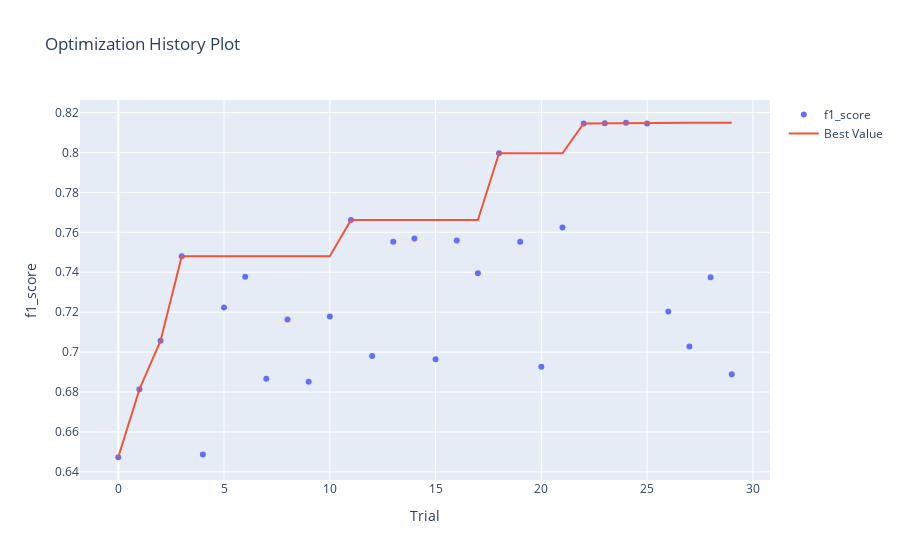

Source (notebook cell):
### Markdown cell above
График истории оптимизации - отображает количество испытаний на оси Х и метрику на оси Y.

Следует использовать эту диаграмму, чтобы проверить, идет ли оптимизация гиперпараметров в правильном направлении или нет.

### Code cell
optuna.visualization.plot_optimization_history(study, target_name="f1_score")

### Figure 1 — Plotly figure (JSON) as saved in the notebook; plotly's stock layout.template omitted (floating-point values rounded to 4 significant figures)
{"data": [{"mode": "markers", "name": "f1_score", "type": "scatter", "x": [0, 1, 2, 3, 4, 5, 6, 7, 8, 9, 10, 11, 12, 13, 14, 15, 16, 17, 18, 19, 20, 21, 22, 23, 24, 25, 26, 27, 28, 29], "y": [0.6473, 0.6813, 0.7057, 0.748, 0.6486, 0.7223, 0.7378, 0.6866, 0.7163, 0.6851, 0.7178, 0.7661, 0.6981, 0.7553, 0.7569, 0.6964, 0.7559, 0.7395, 0.7996, 0.7553, 0.6926, 0.7624, 0.8146, 0.8147, 0.8149, 0.8145, 0.7203, 0.7027, 0.7374, 0.6889]}, {"mode": "lines", "name": "Best Value", "type": "scatter", "x": [0, 1, 2, 3, 4, 5, 6, 7, 8, 9, 10, 11, 12, 13, 14, 15, 16, 17, 18, 19, 20, 21, 22, 23, 24, 25, 26, 27, 28, 29], "y": [0.6473, 0.6813, 0.7057, 0.748, 0.748, 0.748, 0.748, 0.748, 0.748, 0.748, 0.748, 0.7661, 0.7661, 0.7661, 0.7661, 0.7661, 0.7661, 0.7661, 0.7996, 0.7996, 0.7996, 0.7996, 0.8146, 0.8147, 0.8149, 0.8149, 0.8149, 0.8149, 0.8149, 0.8149]}, {"marker": {"color": "#cccccc"}, "mode": "markers", "name": "Infeasible Trial", "showlegend": false, "type": "scatter", "x": [], "y": []}], "layout": {"title": {"text": "Optimization History Plot"}, "xaxis": {"title": {"text": "Trial"}}, "yaxis": {"title": {"text": "f1_score"}}}}
